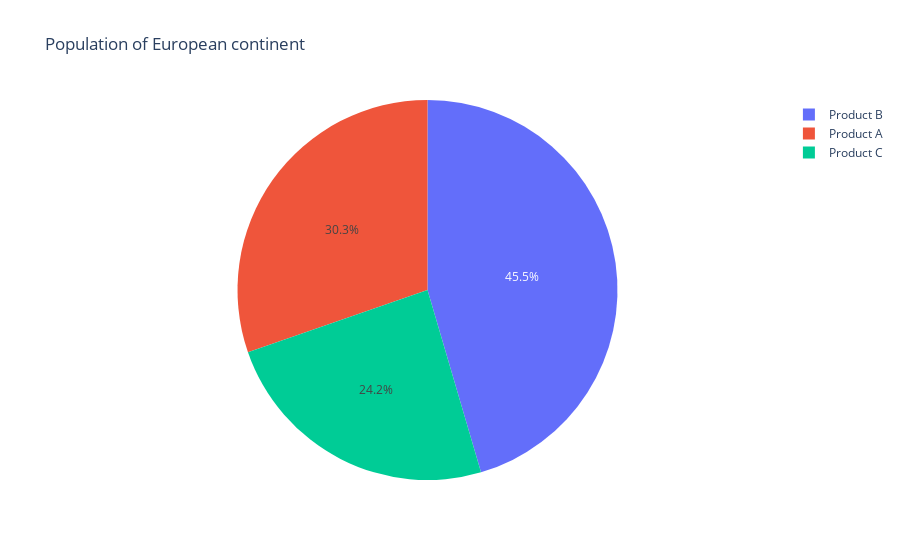

Notebook cell for this chart:
### Code cell
fig = px.pie(df, values='Sales', names='Products', title='Population of European continent')
fig.write_html("output/pie_2.html")
fig.show()

### Figure 1 — Plotly figure (JSON) as saved in the notebook; plotly's stock layout.template omitted (floating-point values rounded to 4 significant figures)
{"data": [{"domain": {"x": [0, 1], "y": [0, 1]}, "hovertemplate": "Products=%{label}<br>Sales=%{value}<extra></extra>", "labels": ["Product A", "Product B", "Product C"], "legendgroup": "", "name": "", "showlegend": true, "type": "pie", "values": [100, 150, 80]}], "layout": {"legend": {"tracegroupgap": 0}, "title": {"text": "Population of European continent"}}}
